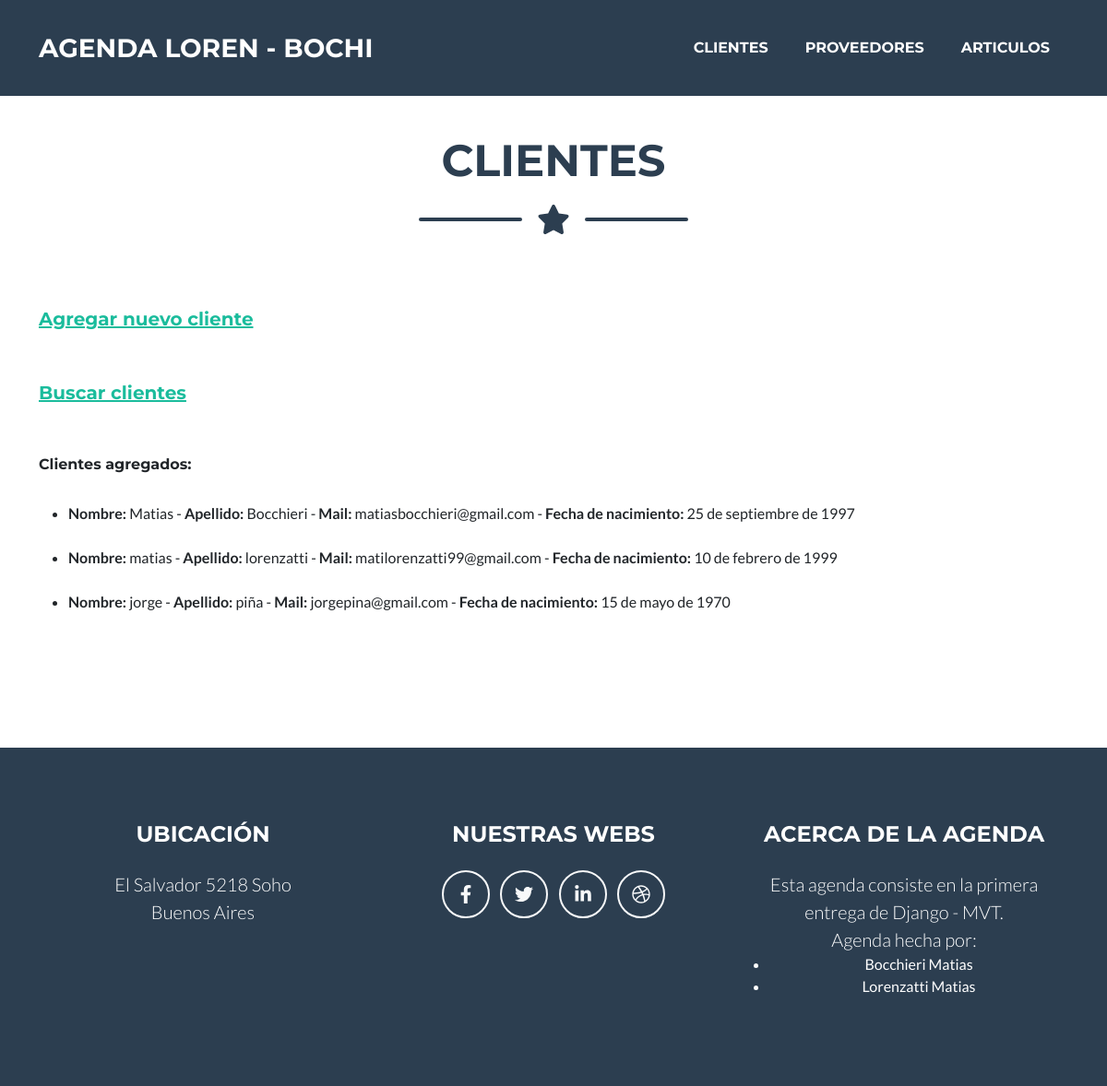
Page /app_agenda/clientes/ on the earlier database version.
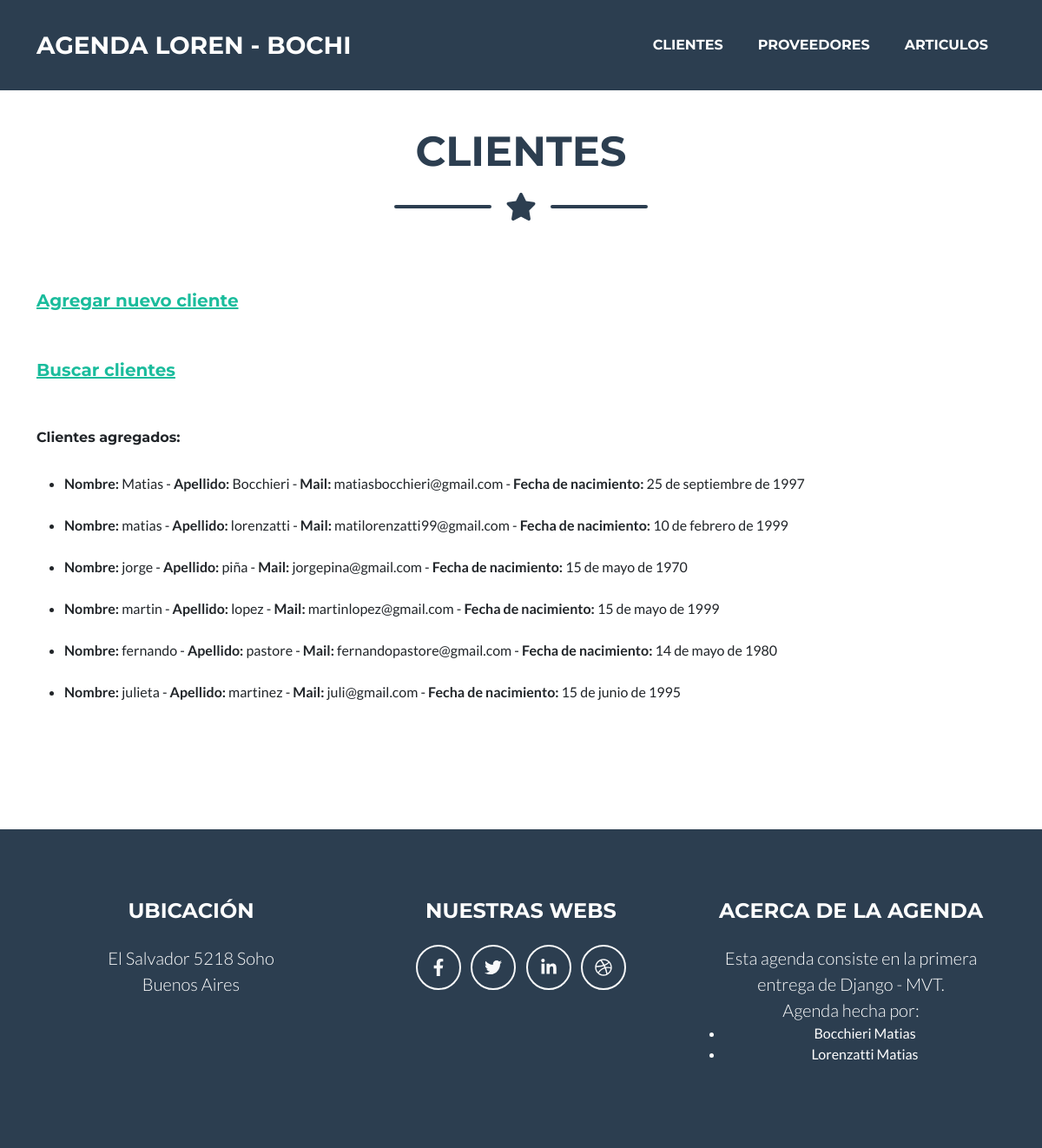
Same page on the later database version.
### app_agenda/models.py (models this page shows, shortened)
class Clientes(models.Model):
    nombre = models.CharField(max_length=100)
    apellido = models.CharField(max_length=100)
    mail = models.EmailField()
    fecha_nacimiento = models.DateField()

### app_agenda/views.py (the view)
# urls.py: path("clientes/", views.clientes, name="clientes"),
def clientes(request):
    query = Clientes.objects.all()
    clientes_db = {"clientes": query}
    plantilla = loader.get_template("app_agenda/clientes.html")
    doc = plantilla.render(clientes_db)
    return HttpResponse(doc)

### app_agenda/templates/app_agenda/clientes.html
{% extends "app_agenda/base.html" %}
{% load static %}
{% block clientes %}
<br>
<br>
<section class="page-section portfolio">
    <div class="container">
        <h2 class="page-section-heading text-center text-uppercase text-secondary mb-0">Clientes</h2>
        <div class="divider-custom">
            <div class="divider-custom-line"></div>
            <div class="divider-custom-icon"><i class="fas fa-star"></i></div>
            <div class="divider-custom-line"></div>
    </div>
    <br>
    <br>
    <h5> <a href="{% url 'cliente-formulario' %}">Agregar nuevo cliente</a> </h5>
    <br>
    <br>
    <h5> <a href="{% url 'cliente-buscar' %}">Buscar clientes</a> </h5>
    <br>
    <br>
    <h1>Clientes agregados:</h1>
    <br>
    {% if clientes %}
    <ul>
        {% for x in clientes %}
            <li><b>Nombre:</b> {{x.nombre}}   -   <b>Apellido:</b> {{x.apellido}}   -   <b>Mail:</b> {{x.mail}}   -   <b>Fecha de nacimiento:</b> {{x.fecha_nacimiento}}</li>
            <br>
        {% endfor %}
    </ul>
    {% else %}
    <h4>No hay clientes que tengan ese nombre.</h4>
    {% endif %}
</section>
{% endblock clientes %}

### app_agenda/templates/app_agenda/base.html (shortened to what this page needs)
{% load static %}
<!DOCTYPE html>
<html lang="en">
    <head>
        <link href="{% static 'app_agenda/css/styles.css' %}" rel="stylesheet" />
    </head>
    <body id="page-top">
        <nav class="navbar navbar-expand-lg bg-secondary text-uppercase fixed-top" id="mainNav">
            <div class="container">
                <a class="navbar-brand" href="{% url 'inicio' %}">Agenda Loren - Bochi</a>
                <div class="collapse navbar-collapse" id="navbarResponsive">
                    <ul class="navbar-nav ms-auto">
                        <li class="nav-item mx-0 mx-lg-1"><a class="nav-link py-3 px-0 px-lg-3 rounded" href="{% url 'clientes' %}">Clientes</a></li>
                        <li class="nav-item mx-0 mx-lg-1"><a class="nav-link py-3 px-0 px-lg-3 rounded" href="{% url 'proveedores' %}">Proveedores</a></li>
                        <li class="nav-item mx-0 mx-lg-1"><a class="nav-link py-3 px-0 px-lg-3 rounded" href="{% url 'articulos' %}">Articulos</a></li>
                    </ul>
                </div>
            </div>
        </nav>
        {% block clientes %}
        {% endblock clientes %}
        <footer class="footer text-center">
            <div class="container">
                <div class="row">
                    <div class="col-lg-4 mb-5 mb-lg-0">
                        <h4 class="text-uppercase mb-4">Ubicación</h4>
                        <p class="lead mb-0">
                            El Salvador 5218 Soho
                            <br />
                            Buenos Aires
                        </p>
                    </div>
                    <div class="col-lg-4 mb-5 mb-lg-0">
                        <h4 class="text-uppercase mb-4">Nuestras webs</h4>
                        <a class="btn btn-outline-light btn-social mx-1" href="#!"><i class="fab fa-fw fa-facebook-f"></i></a>
                        <a class="btn btn-outline-light btn-social mx-1" href="#!"><i class="fab fa-fw fa-twitter"></i></a>
                        <a class="btn btn-outline-light btn-social mx-1" href="#!"><i class="fab fa-fw fa-linkedin-in"></i></a>
                        <a class="btn btn-outline-light btn-social mx-1" href="#!"><i class="fab fa-fw fa-dribbble"></i></a>
                    </div>
                    <div class="col-lg-4">
                        <h4 class="text-uppercase mb-4">Acerca de la agenda</h4>
                        <p class="lead mb-0">
                            Esta agenda consiste en la primera entrega de Django - MVT.
                            <br>
                            Agenda hecha por:
                            <ul>
                                <li>Bocchieri Matias</li>
                                <li>Lorenzatti Matias</li>
                            </ul>
                        </p>
                    </div>
                </div>
            </div>
        </footer>
    </body>
</html>

Differences in the rows shown:
added Clientes: nombre "martin", apellido "lopez", mail "martinlopez@gmail.com", fecha_nacimiento "15 de mayo de 1999"
added Clientes: nombre "fernando", apellido "pastore", mail "fernandopastore@gmail.com", fecha_nacimiento "14 de mayo de 1980"
added Clientes: nombre "julieta", apellido "martinez", mail "juli@gmail.com", fecha_nacimiento "15 de junio de 1995"
